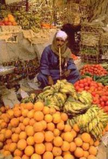
%> input picture Project/Pictures/Market.bmp, 108 x 159 px, shrunk from 199 x 294 before the run
$ octave ZahisTests.m   (GNU Octave 9; MATLAB toolbox functions it lacks are replaced by stand-ins)
%> lines starting %> are read from the running program, lines starting %| are printed output that depends on the picture; in (x1, y1, x2, y2) boxes, pixels count from 0 and x2, y2 are one past the last pixel; in counts of white or black regions, pixels touching at a corner belong together; the program's own positions count from 1
%> further down, OriginalPicture is the input picture: size 159x108x3 uint8; mean R, G, B 166.5, 109, 57.7
### Project/ColorManipulation/RedBlueSwap_YIQ_1.m
function [ FixedPic_RGB ] = RedBlueSwap_YIQ_1(OriginalPic_RGB)

OriginalPic_YIQ = rgb2ntsc(OriginalPic_RGB);
%> OriginalPic_YIQ: size 159x108x3 double; mean of channels 1, 2, 3 0.472, 0.199, -0.0151

Y_Channel = OriginalPic_YIQ(:,:,1);
I_Channel = OriginalPic_YIQ(:,:,2);
Q_Channel = OriginalPic_YIQ(:,:,3);

New_Y = Y_Channel;
New_I = Q_Channel;
New_Q = I_Channel;

FixedPic_YIQ = cat(3, New_Y,New_I , New_Q);
%> FixedPic_YIQ: size 159x108x3 double; mean of channels 1, 2, 3 0.472, -0.0151, 0.199
FixedPic_RGB = ntsc2rgb(FixedPic_YIQ)*255;

end

### Project/ColorManipulation/Daltonize_1.m
function [ FixedPicture ] = Daltonize_1(OriginalPic_RGB)

BluePic_RGB = RedBlueSwap_YIQ_1(OriginalPic_RGB);

%# Convert the images to HSV space
OriginalPic_HSV = rgb2hsv(OriginalPic_RGB);
%> OriginalPic_HSV: size 159x108x3 double; mean H, S, V 0.133, 0.657, 0.653
BluePic_HSV = rgb2hsv(BluePic_RGB);
%> BluePic_HSV: size 159x108x3 double; mean H, S, V 0.8, 0.6, 196.3

%# Get the hue plane scaled from 0 to 360
OriginalPic_H = 360.*OriginalPic_HSV(:,:,1);

%# Select "red" pixels
RedIndex = ~(OriginalPic_H > 35) | ~(OriginalPic_H < 340);
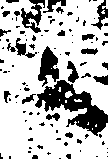
%> RedIndex: size 159x108 logical; 74.6% white; 102 black regions (77 under 20 px), largest, box (x1, y1, x2, y2) and area: (35, 80, 108, 136) 1649, (38, 46, 59, 87) 482, (21, 0, 45, 33) 362

%# Get the original planes
OriginalPic_New_H = OriginalPic_HSV(:,:,1);
OriginalPic_New_S = OriginalPic_HSV(:,:,2);
OriginalPic_New_V = OriginalPic_HSV(:,:,3);

%# Get the blue planes
BluePic_H = BluePic_HSV(:,:,1);
BluePic_S = BluePic_HSV(:,:,2);
BluePic_V = BluePic_HSV(:,:,3);

%# Set the selected pixel saturations to 0
OriginalPic_New_H(RedIndex) = BluePic_H(RedIndex);
OriginalPic_New_S(RedIndex) = BluePic_S(RedIndex);
OriginalPic_New_V(RedIndex) = BluePic_V(RedIndex);

%# Update the original pic plane
OriginalPic_HSV(:,:,1) = OriginalPic_New_H;
%> OriginalPic_HSV: size 159x108x3 double; mean H, S, V 0.622, 0.657, 0.653
OriginalPic_HSV(:,:,2) = OriginalPic_New_S;
%> OriginalPic_HSV: size 159x108x3 double; mean H, S, V 0.622, 0.611, 0.653
%OriginalPic_HSV(:,:,3) = OriginalPic_New_V;

FixedPicture = hsv2rgb(OriginalPic_HSV)*256;
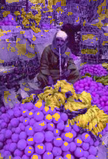
%> FixedPicture: size 159x108x3 double; mean R, G, B 131.3, 81.8, 142.2; drawn with min black and max white
end

### Project/LMS Based Simulation/SimulatingAlgorithm.m
function [ RGBModifedImg , ProjectionDistanceMatrix ] = SimulatingAlgorithm( srcImg , xyzPoints , type)
%> called with xyzPoints = [94.43 225.1; 177.1 258.3; 265.6 27.4], type = 'protanopes'
%% Prepere Picture

srcImg = double(srcImg);

%Retrive the size of the image for reshaping it
sizeImage = size(srcImg);
%> sizeImage = [159 108 3]

%Reshape the image for applaying transformation - Creates 3XSizeofPicutre
%matrix
reshapedImage = reshape(srcImg, [sizeImage(1)*sizeImage(2) sizeImage(3)])';


%% Creating the transformation matrix

XYZtoRGB = [ 3.2405 -1.5372 -0.4985;
            -0.9693  1.8760  0.0416;
             0.0556 -0.2040  1.0573];

XYZtoLMS = [ 0.8951  0.2664 -0.1614;
            -0.7502  1.7135  0.0367;
             0.0389 -0.0685  1.0296];

%% Transform the rgb image to XYZ

%Instead of - XYZImg = RGBtoXYZ*reshapedImage - we do:
XYZImg = XYZtoRGB\reshapedImage;
%It's much more faster and accurate according to matlab

%% Trasform the XYZ img to LMS

n = length(XYZImg(1,:));
%> n = 17172

LMSImg = XYZtoLMS * XYZImg;

%% Algorithm

%Calculating the LMS values of E - the brightest
%possible metamer of an equal-energy stimulus on this
%monitor. We have selected a metamer of the equal energy
%stimulus E as the neutral color

whiteLMS = XYZtoLMS * (XYZtoRGB\[255 ,255 ,255]');

Le = whiteLMS(1);
Me = whiteLMS(2);
Se = whiteLMS(3);


%Initialize the xyzModifiedImg
LMSModifiedImg = zeros(size(LMSImg));
ProjectionDistanceMatrix = zeros(size(LMSImg,2) , 1);

%for each pixel we will find the line between the chromacity value to the
%Confusion point
for i=1:1:n

    Lq = LMSImg(1,i);
    Mq = LMSImg(2,i);
    Sq = LMSImg(3,i);

    if (strcmp(type,'protanopes') == 1)
        %Finding the monochromatic index according to the specific color
        if(Sq/Mq < Se/Me)
            %In this case we should projec the values to the wavelenge 575
            idx = 2;
        else
            %In this case we should projec the values to the wavelenge 475
            idx = 1;
        end

        %Getting the stimulus values of this monochromatic light
        La = xyzPoints(1,idx); Ma = xyzPoints(2,idx); Sa = xyzPoints(3,idx);

        %calulatin a b & c
        a = Me*Sa - Se*Ma;
        b = Se*La - Le*Sa;
        c = Le*Ma - Me*La;

        %this intersection point is the new color
        LMSModifiedImg(1,i) = -(b*Mq + c*Sq)/a;
        LMSModifiedImg(2,i) = Mq;
        LMSModifiedImg(3,i) = Sq;

        %Update the projection distance
        ProjectionDistanceMatrix(i) = abs(LMSModifiedImg(1,i) - LMSImg(1,i));

    else if (strcmp(type,'deuteranopes') == 1)
            %Finding the monochromatic index according to the specific color
            if(Sq/Lq < Se/Le)
                %In this case we should projec the values to the wavelenge 575
                idx = 2;
            else
                %In this case we should projec the values to the wavelenge 475
                idx = 1;
            end

            %Getting the stimulus values of this monochromatic light
            La = xyzPoints(1,idx); Ma = xyzPoints(2,idx); Sa = xyzPoints(3,idx);

            %calulatin a b & c
            a = Me*Sa - Se*Ma;
            b = Se*La - Le*Sa;
            c = Le*Ma - Me*La;

            %this intersection point is the new color
            LMSModifiedImg(1,i) = Lq;
            LMSModifiedImg(2,i) = -(a*Lq + c*Sq)/b;
            LMSModifiedImg(3,i) = Sq;

            %Update the projection distance
            ProjectionDistanceMatrix(i) = abs(LMSModifiedImg(2,i) - LMSImg(2,i));

        else if (strcmp(type,'tritanopic') == 1)
                %Finding the monochromatic index according to the specific color
                if(Mq/Lq < Me/Le)
                    %In this case we should projec the values to the
                    %wavelenge 660
                    idx = 2;
                else
                    %In this case we should projec the values to the
                    %wavelenge 485
                    idx = 1;
                end

                %Getting the stimulus values of this monochromatic light
                La = xyzPoints(1,idx); Ma = xyzPoints(2,idx); Sa = xyzPoints(3,idx);

                %calulatin a b & c
                a = Me*Sa - Se*Ma;
                b = Se*La - Le*Sa;
                c = Le*Ma - Me*La;

                %this intersection point is the new color
                LMSModifiedImg(1,i) = Lq;
                LMSModifiedImg(2,i) = Mq;
                LMSModifiedImg(3,i) = -(a*Lq + b*Mq)/c;

                %Update the projection distance
                ProjectionDistanceMatrix(i) = abs(LMSModifiedImg(3,i) - LMSImg(3,i));
            end
        end
    end

end
%> this loop made 17172 passes
%> (Lq, Mq, Sq) on passes 1 to 12: (39.72, 32.47, 20.54), (44.46, 37.7, 26.97), (35.04, 27.29, 16.07), (76.47, 73.07, 64.01), (68.46, 64.65, 53.31), (61.73, 57.25, 40.78), (63.03, 59.13, 37.06), (69.45, 66.28, 38.8), (53.01, 50.52, 30.17), (42.07, 40.03, 25.07), (63.44, 62.87, 42.22), (61.57, 58.8, 30.13)

%% Transform the L'M'S' to X'Y'Z'

XYZModifiedImg = XYZtoLMS\LMSModifiedImg;

%% Transform the X'Y'Z' to R'G'B'

RGBModifedImg = XYZtoRGB * XYZModifiedImg;

%% Restore the original Image

ProjectionDistanceMatrix = reshape(ProjectionDistanceMatrix',[sizeImage(1) sizeImage(2) 1]);
RGBModifedImg = reshape(RGBModifedImg',[sizeImage(1) sizeImage(2) sizeImage(3)]);
RGBModifedImg = uint8(RGBModifedImg);
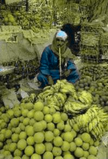
%> RGBModifedImg: size 159x108x3 uint8; mean R, G, B 106.6, 112.4, 58.8

end

### Project/ColorManipulation/PlotDaltonization_YIQ.m
function [ ] = PlotDaltonization_YIQ(OriginalPic_RGB , FixedPic_RGB, FigureName)

figure('name',FigureName);
subplot(2,2,1), imshow(OriginalPic_RGB), title('Original pic');
subplot(2,2,2), imshow(protanopes(OriginalPic_RGB)), title('Original pic through protanopes eyes');
subplot(2,2,3), imshow(FixedPic_RGB/256), title('Fixed pic');
subplot(2,2,4), imshow(protanopes(FixedPic_RGB)), title('Fixed pic through protanopes eyes ');

end

### Project/LMS Based Simulation/protanopes.m
function [ RGBModifiedImg , ProjectionDistanceMatrix ] = protanopes( srcImg )

%% Get the points that looks the same

% Normal observers and both protanopes and deuteranopes see
%the same blue at 475 nm and the same yellow at 575 nm

XYZtoRGB = [ 3.2405 -1.5372 -0.4985;
            -0.9693  1.8760  0.0416;
             0.0556 -0.2040  1.0573];
XYZtoLMS = [ 0.8951  0.2664 -0.1614;
            -0.7502  1.7135  0.0367;
             0.0389 -0.0685  1.0296];

%Calculating the points from cones cmf
%load('cones.mat');
%SamePoints(:,1) =  cones(106,:)' %475nm
%SamePoints(:,2) = cones(206,:)' %575nm

SamePoints(:,1) =XYZtoLMS*(XYZtoRGB\([0 178 255]')); %475nm
SamePoints(:,2) =XYZtoLMS*(XYZtoRGB\([236 255 0]'));%575nm

%% Run the simulating algorithm with this custom matrices
[RGBModifiedImg,ProjectionDistanceMatrix] = SimulatingAlgorithm(srcImg,SamePoints,'protanopes');
%> the loop in SimulatingAlgorithm (call 2), `for i=1:1:n` made 17172 passes
%> (Lq, Mq, Sq) on passes 1 to 10: (28.97, 21.94, 59.66), (33.83, 27.08, 65.13), (25.11, 17.74, 54.3), (64.49, 60.37, 102.1), (55.66, 51.24, 92.26), (46.62, 41.69, 84.35), (45.01, 40.58, 85.19), (48.15, 44.2, 92.44), (37.04, 33.97, 70.65), (29.96, 27.48, 56.17)

end

### Project/ColorManipulation/ZahisTests.m
%% Convert red flowers to blue flowers
bTestThis = false;

if bTestThis
    RedFlowers_RGB = imread('natural_flowers.bmp');

    BlueFlowers_YIQ_1 = RedBlueSwap_YIQ_1(RedFlowers_RGB);
    PlotDaltonization(RedFlowers_RGB,BlueFlowers_YIQ_1,'Convert Red to Blue (YIQ 1');

    BlueFlowers_RGB_1 = RedBlueSwap_RGB_1(RedFlowers_RGB);
    PlotDaltonization(RedFlowers_RGB,BlueFlowers_RGB_1,'Convert Red to Blue (RGB 1');

    BlueFlowers_LAB_1 = RedBlueSwap_LAB_1(RedFlowers_RGB);
    PlotDaltonization(RedFlowers_RGB,BlueFlowers_LAB_1,'Convert Red to Blue (LAB 1');

    BlueFlowers_LAB_2 = RedBlueSwap_LAB_2(RedFlowers_RGB);
    PlotDaltonization(RedFlowers_RGB,BlueFlowers_LAB_2,'Convert Red to Blue (LAB 2');

    BlueFlowers_LAB_3 = RedBlueSwap_LAB_3(RedFlowers_RGB);
    PlotDaltonization(RedFlowers_RGB,BlueFlowers_LAB_3,'Convert Red to Blue (LAB 3');
end


%% Convert red market to blue market
bTestThis = false;

if bTestThis
    Market_RGB = imread('Market.bmp');

    BlueMarket_YIQ_1 = RedBlueSwap_YIQ_1(Market_RGB);
    PlotDaltonization(Market_RGB, BlueMarket_YIQ_1, 'Convert Red to Blue (YIQ 1');

    BlueMarket_RGB_1 = RedBlueSwap_RGB_1(Market_RGB);
    PlotDaltonization(Market_RGB, BlueMarket_RGB_1, 'Convert Red to Blue (RGB 1');

    BlueMarket_LAB_1 = RedBlueSwap_LAB_1(Market_RGB);
    PlotDaltonization(Market_RGB, BlueMarket_LAB_1, 'Convert Red to Blue (LAB 1');

    BlueMarket_LAB_2 = RedBlueSwap_LAB_2(Market_RGB);
    PlotDaltonization(Market_RGB, BlueMarket_LAB_2, 'Convert Red to Blue (LAB 2');

    BlueMarket_LAB_3 = RedBlueSwap_LAB_3(Market_RGB);
    PlotDaltonization(Market_RGB, BlueMarket_LAB_3, 'Convert Red to Blue (LAB 3');
end


%% Flowers Red Recognition  test
bTestThis = false;

if bTestThis
    RedFlowers_RGB = imread('natural_flowers.bmp');

    OnlyRedFlowers_RGB_1 = RedRecognition_1(RedFlowers_RGB);
    figure; imshow(OnlyRedFlowers_RGB_1);
    OnlyRedFlowers_RGB_2 =  RedRecognition_2(RedFlowers_RGB);
    figure; imshow(OnlyRedFlowers_RGB_2);
    OnlyRedFlowers_RGB_3 = RedRecognition_3(RedFlowers_RGB);
    figure; imshow(OnlyRedFlowers_RGB_3);
    OnlyRedFlowers_RGB_4 = RedRecognition_4(RedFlowers_RGB);
    figure; imshow(OnlyRedFlowers_RGB_4);
end


%% Market Red Recognition  test
bTestThis = false;

if bTestThis
    Market_RGB = imread('Market.bmp');

    OnlyRedMarket_RGB_1 = RedRecognition_1(Market_RGB);
    figure; imshow(OnlyRedMarket_RGB_1);
    OnlyRedMarket_RGB_2 = RedRecognition_2(Market_RGB);
    figure; imshow(OnlyRedMarket_RGB_2);
    OnlyRedMarket_RGB_3 = RedRecognition_3(Market_RGB);
    figure; imshow(OnlyRedMarket_RGB_3);
    OnlyRedMarket_RGB_4 = RedRecognition_4(Market_RGB);
    figure; imshow(OnlyRedMarket_RGB_4)
end


%% Test Full Daltonize
bTestThis = true;

if bTestThis
    OriginalPicture = imread('Market.bmp');
    FixedPicture = Daltonize_1(OriginalPicture);
    PlotDaltonization_YIQ(OriginalPicture,FixedPicture,'Daltonize1');

    OriginalPicture = imread('natural_flowers.bmp');
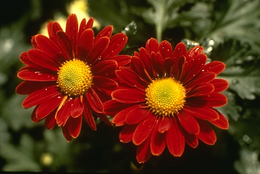
%> input picture Project/LMS Based Simulation/natural_flowers.bmp, 260 x 174 px, shrunk from 481 x 321 before the run
%> OriginalPicture is the input picture: size 174x260x3 uint8; mean R, G, B 96.2, 47.2, 21.6
    FixedPicture = Daltonize_1(OriginalPicture);
%> in RedBlueSwap_YIQ_1 (call 2), `OriginalPic_YIQ = rgb2ntsc(OriginalPic_RGB);`: OriginalPic_YIQ: size 174x260x3 double; mean of channels 1, 2, 3 0.231, 0.147, 0.00919
%> in RedBlueSwap_YIQ_1 (call 2), `FixedPic_YIQ = cat(3, New_Y,New_I , New_Q);`: FixedPic_YIQ: size 174x260x3 double; mean of channels 1, 2, 3 0.231, 0.00919, 0.147
%> in Daltonize_1 (call 2), `OriginalPic_HSV = rgb2hsv(OriginalPic_RGB);`: OriginalPic_HSV: size 174x260x3 double; mean H, S, V 0.25, 0.733, 0.389
%> in Daltonize_1 (call 2), `BluePic_HSV = rgb2hsv(BluePic_RGB);`: BluePic_HSV: size 174x260x3 double; mean H, S, V 0.7, 0.6, 115.5
%> in Daltonize_1 (call 2), `RedIndex = ~(OriginalPic_H > 35) | ~(OriginalPic_H < 340);`: RedIndex: size 174x260 logical; 44.1% white; 25 white regions (24 under 20 px), largest, box (x1, y1, x2, y2) and area: (15, 14, 230, 173) 19919
%> in Daltonize_1 (call 2), `BluePic_H = BluePic_HSV(:,:,1);`:
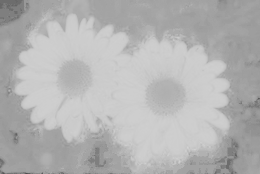
%> BluePic_H: size 174x260 double; min 0.305, max 0.828, mean 0.706
%> in Daltonize_1 (call 2), `BluePic_S = BluePic_HSV(:,:,2);`:
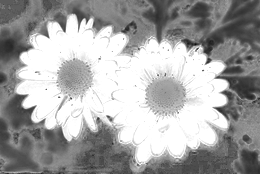
%> BluePic_S: size 174x260 double; min 0.0498, max 1, mean 0.648
%> in Daltonize_1 (call 2), `BluePic_V = BluePic_HSV(:,:,3);`:
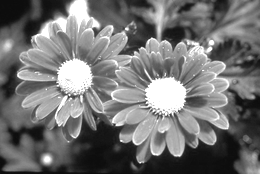
%> BluePic_V: size 174x260 double; min 11.3, max 255, mean 115.5
    PlotDaltonization_YIQ(OriginalPicture,FixedPicture,'Daltonize1');
end
